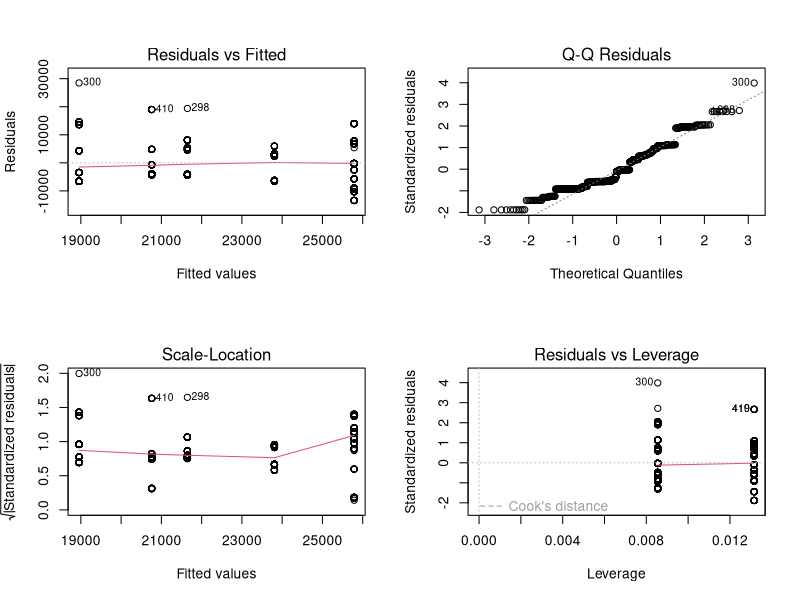
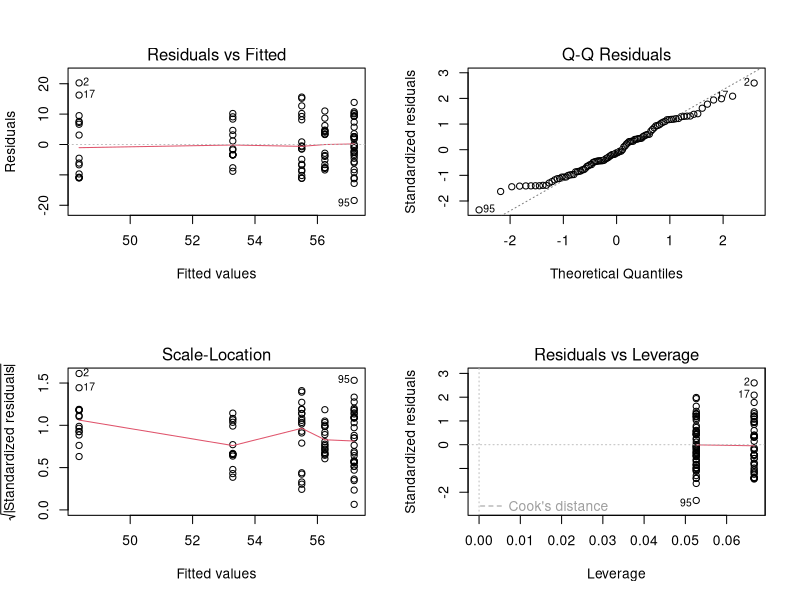
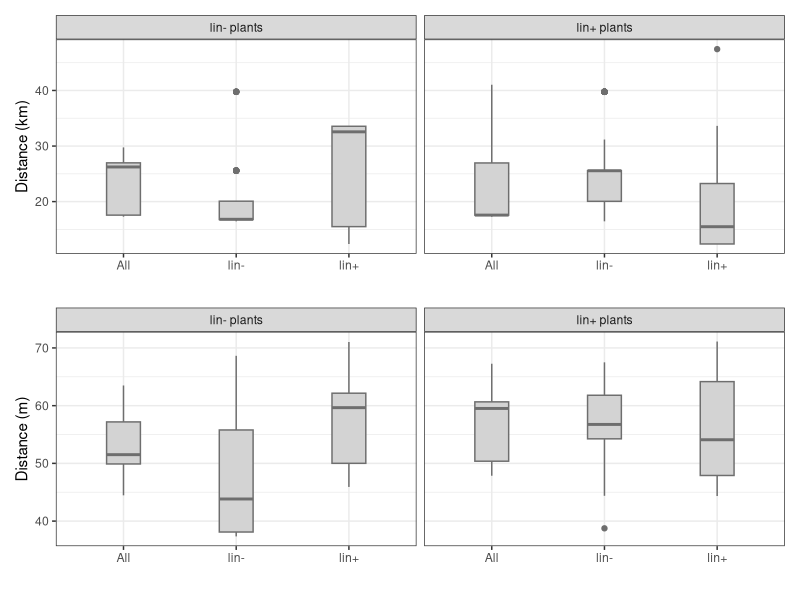
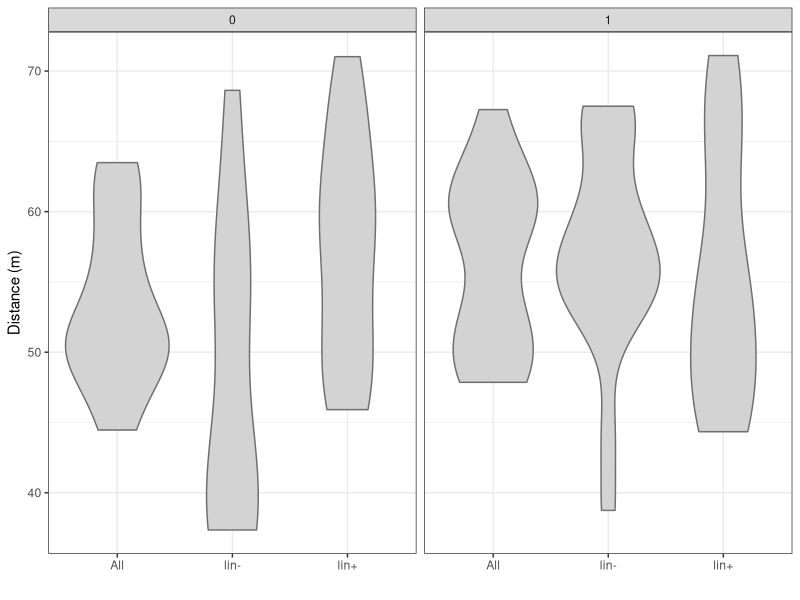
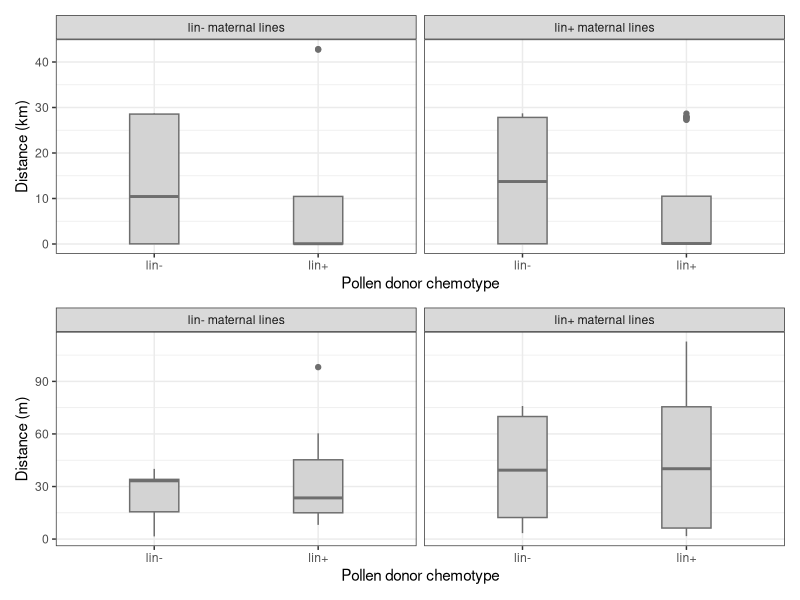
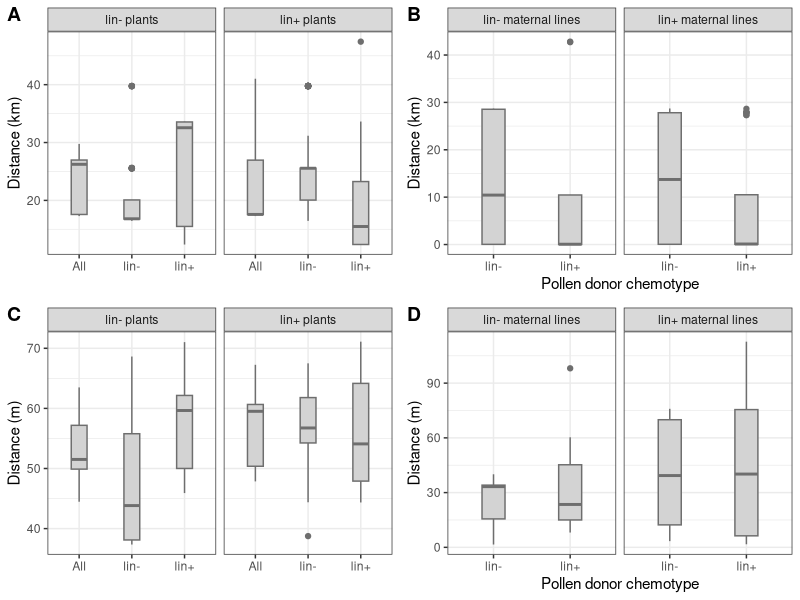

Write R code to recreate these figures, in order.
# Summarise pollen dispersal distances between populations and create figure 5 ####
# Haley Carter

# libraries
library(tidyverse)
library(sf)
library(patchwork)
library(car)
library(ggalluvial)
library(ggpubr)

setwd("~/Documents/GitHub/pollen_dispersal_and_floral_scent/")

# data ####
corridorData <- read.csv("Data/morph_data.csv")
by_offspring <- read.csv("Data/by_offspring.csv")

# combine for distance and paternal population
by_offspringT <- left_join(by_offspring, select(corridorData, Name, site), by = c("Candidate.father.ID" = "Name"))

# group by mating pair instead of offspring
by_mat <- select(by_offspringT, -Offspring.ID)
by_mat <- unique(by_mat)
table(by_mat$site)

# summarise pollen disperal distances
by_mat %>% group_by(site) %>% 
  summarise(count = n(), meanDist = mean(dist), sdDist = sd(dist), se = sd(dist)/sqrt(n()))

# distance chemotype overall ####
corridor <- corridorData %>%
  dplyr::select(Name, site, chemotype, Lon, Lat) %>% 
  filter(complete.cases(.)) %>% 
  mutate(namechem = paste(Name, chemotype, sep = "_"))
# convert to spatial
corridor_sf <- st_as_sf(corridor, coords = c("Lon", "Lat"), crs = 4326)
# calculate distance matrix
distances <- st_distance(corridor_sf)
row.names(distances) <- corridor$namechem
# save as dataframe
distances_df <- as.data.frame(distances)
names(distances_df) <- corridor$namechem

# summarise and calculated average distances
dist_num <- distances_df %>% 
  mutate(across(everything(), as.numeric)) %>% 
  mutate(Name = row.names(.)) %>% 
  select(Name, everything()) %>% 
  separate(Name, into = c("Name", "chemotype"))
# between all plants
ave_all <- dist_num %>% 
  summarise(across(3:last_col(), mean)) %>% 
  t()
# add standard deviation
std_all <- dist_num %>% 
  summarise(across(3:last_col(), sd)) %>% 
  t()
# between chemotypes
lin_dist <- dist_num %>% 
  group_by(chemotype) %>% 
  summarise(across(2:last_col(), mean)) %>% 
  t()
lin_dist <- lin_dist[2:nrow(lin_dist), ]
# add standard deviation
lin_std <- dist_num %>% 
  group_by(chemotype) %>% 
  summarise(across(2:last_col(), sd)) %>% 
  t()
lin_std <- lin_std[2:nrow(lin_std), ]

# reformat with average distances added to individual data
dist_df <- corridor %>% 
  select(Name, site, chemotype)
dist_df <- cbind(dist_df, ave_all, std_all, lin_dist, lin_std)
names(dist_df) <- c("Name", "site", "chemotype", "ave_dist", "std_dist", "lin_m_dist", "lin_p_dist", "lin_m_std", "lin_p_std")
# convert to numerica
dist_df <- dist_df %>% 
  mutate(across(6:9, as.numeric))
# pivot longer for plotting
dist_long <- dist_df %>% 
  pivot_longer(cols = c(ave_dist, lin_m_dist, lin_p_dist), names_to = "type", values_to = "average_distance") %>% 
  mutate(labels = case_when(type == "ave_dist" ~ "All",
                            type == "lin_m_dist" ~ "lin-",
                            type == "lin_p_dist" ~ "lin+"))
# add which combo dist measure is for instead of chemotype of indiv plants
dist_long <- dist_long %>% 
  mutate(combos = paste(chemotype, type, sep = "_"))

# anova models
amod<-aov(average_distance ~ type, data = dist_long)
summary(amod) # p = 0.019
TukeyHSD(amod) # lin+ diff than lin-, p = 0.014

amod2 <- aov(average_distance ~ type * chemotype, data = dist_long)
summary(amod2) # both sig

# with all combinations
amod3 <- aov(average_distance ~ combos, data = dist_long)
summary(amod3)
TukeyHSD(amod3)

par(mfrow=c(2,2))
plot(amod3)
par(mfrow=c(1,1))

# rename chemotypes for figure
dist_long <- dist_long %>% 
  mutate(chemCode = case_when(chemotype == 0 ~ "lin- plants",
                              chemotype == 1 ~ "lin+ plants"))

# plot distances across range
rangeChemDist <- ggplot(dist_long, aes(labels, average_distance/1000))+
  geom_boxplot(fill="lightgrey", color = "grey43", width = 0.3)+
  theme_bw()+
  labs(x ="", y = "Distance (km)")+
  facet_wrap(vars(chemCode))

# calculate summary distances
dist_long %>% 
  group_by(type, chemotype) %>% 
  summarise(average = mean(average_distance),
            n = n(),
            sd = sd(average_distance),
            se = sd/sqrt(n))

# clustering in Rouse ####
rouse <- corridorData %>%
  dplyr::select(Name, site, chemotype, Lon, Lat) %>% 
  filter(complete.cases(.), site == "Rouse") %>% 
  mutate(namechem = paste(Name, chemotype, sep = "_"))
# conver to spatial
rouse_sf <- st_as_sf(rouse, coords = c("Lon", "Lat"), crs = 4326)
# calculate distance matrix
rouse_distances <- st_distance(rouse_sf)
row.names(rouse_distances) <- rouse$namechem
# save as dataframe
rouse_df <- as.data.frame(rouse_distances)
names(rouse_df) <- rouse$namechem

# calculate averages and standard deviations
rouse_dist_num <- rouse_df %>% 
  mutate(across(everything(), as.numeric)) %>% 
  mutate(Name = row.names(.)) %>% 
  select(Name, everything()) %>% 
  separate(Name, into = c("Name", "chemotype"))

ave_all_rouse <- rouse_dist_num %>% 
  summarise(across(3:last_col(), mean)) %>% 
  t()

std_all_rouse <- rouse_dist_num %>% 
  summarise(across(3:last_col(), sd)) %>% 
  t()

lin_dist_rouse <- rouse_dist_num %>% 
  group_by(chemotype) %>% 
  summarise(across(2:last_col(), mean)) %>% 
  t()
lin_dist_rouse <- lin_dist_rouse[2:nrow(lin_dist_rouse), ]

lin_std_rouse <- rouse_dist_num %>% 
  group_by(chemotype) %>% 
  summarise(across(2:last_col(), sd)) %>% 
  t()
lin_std_rouse <- lin_std_rouse[2:nrow(lin_std_rouse), ]

rouse_dist_df <- rouse %>% 
  select(Name, site, chemotype)

# reformat into dataframe
rouse_dist_df <- cbind(rouse_dist_df, ave_all_rouse, std_all_rouse, lin_dist_rouse, lin_std_rouse)
names(rouse_dist_df) <- c("Name", "site", "chemotype", "ave_dist", "std_dist", "lin_m_dist", "lin_p_dist", "lin_m_std", "lin_p_std")

# add ave distance to indiv plants
rouse_dist_df <- rouse_dist_df %>% 
  mutate(across(6:9, as.numeric))

# pivot for plotting
rouse_dist_long <- rouse_dist_df %>% 
  pivot_longer(cols = c(ave_dist, lin_m_dist, lin_p_dist), names_to = "type", values_to = "average_distance") %>% 
  mutate(labels = case_when(type == "ave_dist" ~ "All",
                            type == "lin_m_dist" ~ "lin-",
                            type == "lin_p_dist" ~ "lin+"))

rouse_dist_long <- rouse_dist_long %>% 
  mutate(combos = paste(chemotype, type, sep = "_"))

# anova model
amod3Rouse <- aov(average_distance ~ combos, data = rouse_dist_long)
summary(amod3Rouse)
TukeyHSD(amod3Rouse)

par(mfrow=c(2,2))
plot(amod3Rouse)
par(mfrow=c(1,1))

# change chemotype names for labels on plot
rouse_dist_long <- rouse_dist_long %>% 
  mutate(chemCode = case_when(chemotype == 0 ~ "lin- plants",
                              chemotype == 1 ~ "lin+ plants"))

# plot ave distances within rouse
rouseChemDist <-ggplot(rouse_dist_long, aes(labels, average_distance))+
  geom_boxplot(fill="lightgrey", color = "grey43", width = 0.3)+
  theme_bw()+
  labs(x ="", y = "Distance (m)")+
  facet_wrap(vars(chemCode))

# plot range and rouse together
rangeChemDist / rouseChemDist

ggplot(rouse_dist_long, aes(labels, average_distance))+
  geom_violin(fill="lightgrey", color = "grey43")+
  theme_bw()+
  labs(x ="", y = "Distance (m)")+
  facet_wrap(vars(chemotype))

# calculate summary
rouse_dist_long %>% 
  group_by(type, chemotype) %>% 
  summarise(average = mean(average_distance),
            n = n(),
            sd = sd(average_distance),
            se = sd/sqrt(n))

# distance chemotype by cross ####
# change data for plot labels
by_mat <-  by_mat %>% 
  mutate(patchemotype = case_when(patchem == 0 ~ "lin-",
                                  patchem == 1 ~ "lin+"),
         matchemotype = case_when(matchem == 0 ~ "lin- maternal lines",
                                  matchem == 1 ~ "lin+ maternal lines"))

# plot for range
mateDistRange<-ggplot(by_mat[!is.na(by_mat$patchem),], aes(patchemotype, dist/1000))+
  geom_boxplot(fill = "lightgrey", color = "grey43", width = 0.3)+
  theme_bw()+
  labs(x = "Pollen donor chemotype", y = "Distance (km)")+
  facet_wrap(vars(matchemotype))

# plot for rouse
mateDistRouse<-ggplot(by_mat[!is.na(by_mat$patchem) & by_mat$site == "Rouse",], aes(patchemotype, dist))+
  geom_boxplot(fill = "lightgrey", color = "grey43", width = 0.3)+
  theme_bw()+
  labs(x = "Pollen donor chemotype", y = "Distance (m)")+
  facet_wrap(vars(matchemotype))

#mateDistBTWpops<-ggplot(by_mat[!is.na(by_mat$patchem) & by_mat$site != "Rouse",], aes(as.factor(patchem), dist))+
#  geom_boxplot(fill = "lightgrey", color = "grey43", width = 0.3)+
#  theme_bw()+
#  labs(x = "Pollen donor chemotype", y = "Distance (m) between\n inter-population mating pairs")+
#  facet_wrap(vars(as.factor(matchem)))

mateDistRange / mateDistRouse 

# all together for figure 5
ggarrange(rangeChemDist, mateDistRange, rouseChemDist, mateDistRouse, nrow = 2, ncol = 2, labels = c("A", "B", "C", "D"))

####
